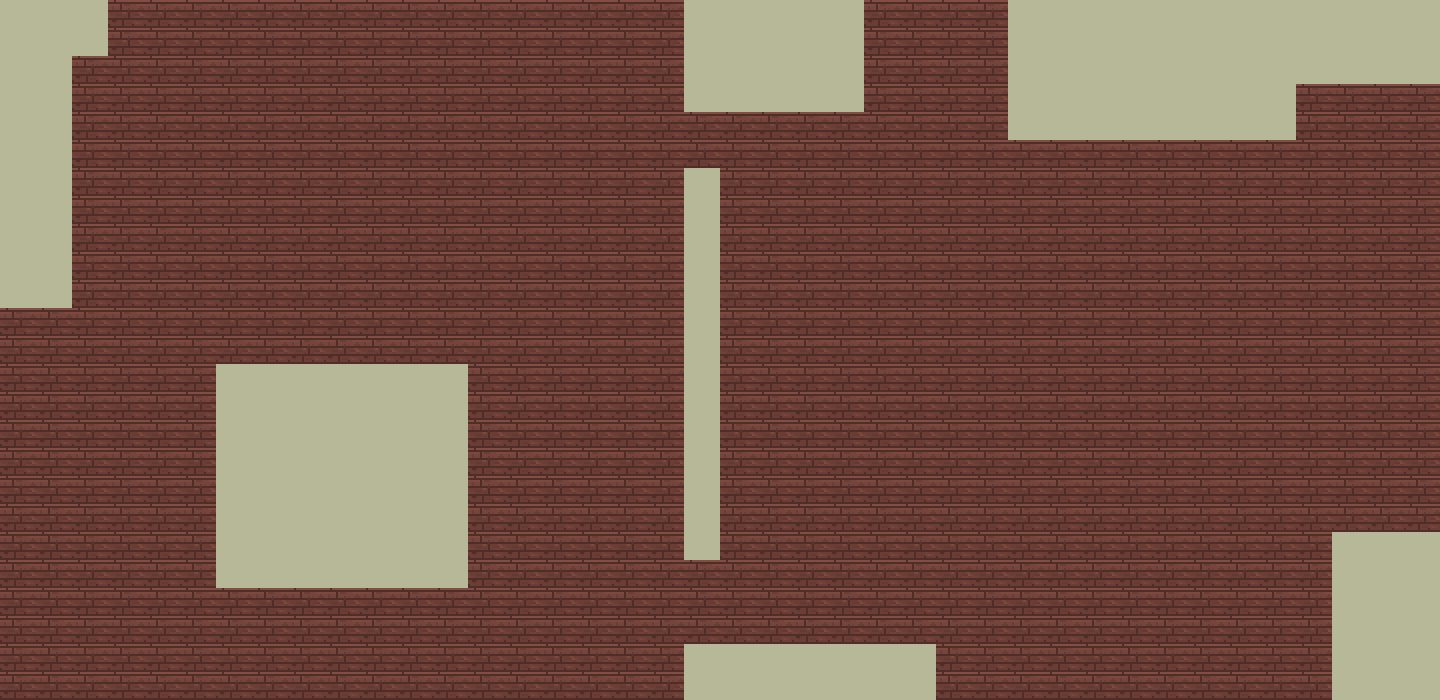

A 2D game scene composited from a Tiled map and its tileset images. What follows is a short description and the map's XML, with every tile layer's data as written:
An orthogonal 40x25 tile map with 36x28 px tiles, 1 tile layer (map), 1 hidden layer not drawn.

<map version="1.0" orientation="orthogonal" renderorder="right-down" width="40" height="25" tilewidth="36" tileheight="28" nextobjectid="1">
 <tileset firstgid="1" name="sprite_sheet_props" tilewidth="36" tileheight="28">
  <image source="../img/sprite_sheet_props.png" width="1800" height="1400" />
 </tileset>
 <layer name="map" width="40" height="25">
  <data encoding="csv">
1913,1913,1913,1658,1658,1658,1658,1658,1658,1658,1658,1658,1658,1658,1658,1658,1658,1658,1658,1913,1913,1913,1913,1913,1658,1658,1658,1658,1913,1913,1913,1913,1913,1913,1913,1913,1913,1913,1913,1913,
1913,1913,1913,1658,1658,1658,1658,1658,1658,1658,1658,1658,1658,1658,1658,1658,1658,1658,1658,1913,1913,1913,1913,1913,1658,1658,1658,1658,1913,1913,1913,1913,1913,1913,1913,1913,1913,1913,1913,1913,
1913,1913,1658,1658,1658,1658,1658,1658,1658,1658,1658,1658,1658,1658,1658,1658,1658,1658,1658,1913,1913,1913,1913,1913,1658,1658,1658,1658,1913,1913,1913,1913,1913,1913,1913,1913,1913,1913,1913,1913,
1913,1913,1658,1658,1658,1658,1658,1658,1658,1658,1658,1658,1658,1658,1658,1658,1658,1658,1658,1913,1913,1913,1913,1913,1658,1658,1658,1658,1913,1913,1913,1913,1913,1913,1913,1913,1658,1658,1658,1658,
1913,1913,1658,1658,1658,1658,1658,1658,1658,1658,1658,1658,1658,1658,1658,1658,1658,1658,1658,1658,1658,1658,1658,1658,1658,1658,1658,1658,1913,1913,1913,1913,1913,1913,1913,1913,1658,1658,1658,1658,
1913,1913,1658,1658,1658,1658,1658,1658,1658,1658,1658,1658,1658,1658,1658,1658,1658,1658,1658,1658,1658,1658,1658,1658,1658,1658,1658,1658,1658,1658,1658,1658,1658,1658,1658,1658,1658,1658,1658,1658,
1913,1913,1658,1658,1658,1658,1658,1658,1658,1658,1658,1658,1658,1658,1658,1658,1658,1658,1658,1913,1658,1658,1658,1658,1658,1658,1658,1658,1658,1658,1658,1658,1658,1658,1658,1658,1658,1658,1658,1658,
1913,1913,1658,1658,1658,1658,1658,1658,1658,1658,1658,1658,1658,1658,1658,1658,1658,1658,1658,1913,1658,1658,1658,1658,1658,1658,1658,1658,1658,1658,1658,1658,1658,1658,1658,1658,1658,1658,1658,1658,
1913,1913,1658,1658,1658,1658,1658,1658,1658,1658,1658,1658,1658,1658,1658,1658,1658,1658,1658,1913,1658,1658,1658,1658,1658,1658,1658,1658,1658,1658,1658,1658,1658,1658,1658,1658,1658,1658,1658,1658,
1913,1913,1658,1658,1658,1658,1658,1658,1658,1658,1658,1658,1658,1658,1658,1658,1658,1658,1658,1913,1658,1658,1658,1658,1658,1658,1658,1658,1658,1658,1658,1658,1658,1658,1658,1658,1658,1658,1658,1658,
1913,1913,1658,1658,1658,1658,1658,1658,1658,1658,1658,1658,1658,1658,1658,1658,1658,1658,1658,1913,1658,1658,1658,1658,1658,1658,1658,1658,1658,1658,1658,1658,1658,1658,1658,1658,1658,1658,1658,1658,
1658,1658,1658,1658,1658,1658,1658,1658,1658,1658,1658,1658,1658,1658,1658,1658,1658,1658,1658,1913,1658,1658,1658,1658,1658,1658,1658,1658,1658,1658,1658,1658,1658,1658,1658,1658,1658,1658,1658,1658,
1658,1658,1658,1658,1658,1658,1658,1658,1658,1658,1658,1658,1658,1658,1658,1658,1658,1658,1658,1913,1658,1658,1658,1658,1658,1658,1658,1658,1658,1658,1658,1658,1658,1658,1658,1658,1658,1658,1658,1658,
1658,1658,1658,1658,1658,1658,1913,1913,1913,1913,1913,1913,1913,1658,1658,1658,1658,1658,1658,1913,1658,1658,1658,1658,1658,1658,1658,1658,1658,1658,1658,1658,1658,1658,1658,1658,1658,1658,1658,1658,
1658,1658,1658,1658,1658,1658,1913,1913,1913,1913,1913,1913,1913,1658,1658,1658,1658,1658,1658,1913,1658,1658,1658,1658,1658,1658,1658,1658,1658,1658,1658,1658,1658,1658,1658,1658,1658,1658,1658,1658,
1658,1658,1658,1658,1658,1658,1913,1913,1913,1913,1913,1913,1913,1658,1658,1658,1658,1658,1658,1913,1658,1658,1658,1658,1658,1658,1658,1658,1658,1658,1658,1658,1658,1658,1658,1658,1658,1658,1658,1658,
1658,1658,1658,1658,1658,1658,1913,1913,1913,1913,1913,1913,1913,1658,1658,1658,1658,1658,1658,1913,1658,1658,1658,1658,1658,1658,1658,1658,1658,1658,1658,1658,1658,1658,1658,1658,1658,1658,1658,1658,
1658,1658,1658,1658,1658,1658,1913,1913,1913,1913,1913,1913,1913,1658,1658,1658,1658,1658,1658,1913,1658,1658,1658,1658,1658,1658,1658,1658,1658,1658,1658,1658,1658,1658,1658,1658,1658,1658,1658,1658,
1658,1658,1658,1658,1658,1658,1913,1913,1913,1913,1913,1913,1913,1658,1658,1658,1658,1658,1658,1913,1658,1658,1658,1658,1658,1658,1658,1658,1658,1658,1658,1658,1658,1658,1658,1658,1658,1658,1658,1658,
1658,1658,1658,1658,1658,1658,1913,1913,1913,1913,1913,1913,1913,1658,1658,1658,1658,1658,1658,1913,1658,1658,1658,1658,1658,1658,1658,1658,1658,1658,1658,1658,1658,1658,1658,1658,1658,1913,1913,1913,
1658,1658,1658,1658,1658,1658,1913,1913,1913,1913,1913,1913,1913,1658,1658,1658,1658,1658,1658,1658,1658,1658,1658,1658,1658,1658,1658,1658,1658,1658,1658,1658,1658,1658,1658,1658,1658,1913,1913,1913,
1658,1658,1658,1658,1658,1658,1658,1658,1658,1658,1658,1658,1658,1658,1658,1658,1658,1658,1658,1658,1658,1658,1658,1658,1658,1658,1658,1658,1658,1658,1658,1658,1658,1658,1658,1658,1658,1913,1913,1913,
1658,1658,1658,1658,1658,1658,1658,1658,1658,1658,1658,1658,1658,1658,1658,1658,1658,1658,1658,1658,1658,1658,1658,1658,1658,1658,1658,1658,1658,1658,1658,1658,1658,1658,1658,1658,1658,1913,1913,1913,
1658,1658,1658,1658,1658,1658,1658,1658,1658,1658,1658,1658,1658,1658,1658,1658,1658,1658,1658,1913,1913,1913,1913,1913,1913,1913,1658,1658,1658,1658,1658,1658,1658,1658,1658,1658,1658,1913,1913,1913,
1658,1658,1658,1658,1658,1658,1658,1658,1658,1658,1658,1658,1658,1658,1658,1658,1658,1658,1658,1913,1913,1913,1913,1913,1913,1913,1658,1658,1658,1658,1658,1658,1658,1658,1658,1658,1658,1913,1913,1913
</data>
 </layer>
 <layer name="walkable" width="40" height="25" visible="0">
  <data encoding="csv">
1,1,1,0,0,0,0,0,0,0,0,0,0,0,0,0,0,0,0,1,1,1,1,1,0,0,0,0,1,1,1,1,1,1,1,1,1,1,1,1,
1,1,1,0,0,0,0,0,0,0,0,0,0,0,0,0,0,0,0,1,1,1,1,1,0,0,0,0,1,1,1,1,1,1,1,1,1,1,1,1,
1,1,0,0,0,0,0,0,0,0,0,0,0,0,0,0,0,0,0,1,1,1,1,1,0,0,0,0,1,1,1,1,1,1,1,1,1,1,1,1,
1,1,0,0,0,0,0,0,0,0,0,0,0,0,0,0,0,0,0,1,1,1,1,1,0,0,0,0,1,1,1,1,1,1,1,1,0,0,0,0,
1,1,0,0,0,0,0,0,0,0,0,0,0,0,0,0,0,0,0,0,0,0,0,0,0,0,0,0,1,1,1,1,1,1,1,1,0,0,0,0,
1,1,0,0,0,0,0,0,0,0,0,0,0,0,0,0,0,0,0,0,0,0,0,0,0,0,0,0,0,0,0,0,0,0,0,0,0,0,0,0,
1,1,0,0,0,0,0,0,0,0,0,0,0,0,0,0,0,0,0,1,0,0,0,0,0,0,0,0,0,0,0,0,0,0,0,0,0,0,0,0,
1,1,0,0,0,0,0,0,0,0,0,0,0,0,0,0,0,0,0,1,0,0,0,0,0,0,0,0,0,0,0,0,0,0,0,0,0,0,0,0,
1,1,0,0,0,0,0,0,0,0,0,0,0,0,0,0,0,0,0,1,0,0,0,0,0,0,0,0,0,0,0,0,0,0,0,0,0,0,0,0,
1,1,0,0,0,0,0,0,0,0,0,0,0,0,0,0,0,0,0,1,0,0,0,0,0,0,0,0,0,0,0,0,0,0,0,0,0,0,0,0,
1,1,0,0,0,0,0,0,0,0,0,0,0,0,0,0,0,0,0,1,0,0,0,0,0,0,0,0,0,0,0,0,0,0,0,0,0,0,0,0,
0,0,0,0,0,0,0,0,0,0,0,0,0,0,0,0,0,0,0,1,0,0,0,0,0,0,0,0,0,0,0,0,0,0,0,0,0,0,0,0,
0,0,0,0,0,0,0,0,0,0,0,0,0,0,0,0,0,0,0,1,0,0,0,0,0,0,0,0,0,0,0,0,0,0,0,0,0,0,0,0,
0,0,0,0,0,0,1,1,1,1,1,1,1,0,0,0,0,0,0,1,0,0,0,0,0,0,0,0,0,0,0,0,0,0,0,0,0,0,0,0,
0,0,0,0,0,0,1,1,1,1,1,1,1,0,0,0,0,0,0,1,0,0,0,0,0,0,0,0,0,0,0,0,0,0,0,0,0,0,0,0,
0,0,0,0,0,0,1,1,1,1,1,1,1,0,0,0,0,0,0,1,0,0,0,0,0,0,0,0,0,0,0,0,0,0,0,0,0,0,0,0,
0,0,0,0,0,0,1,1,1,1,1,1,1,0,0,0,0,0,0,1,0,0,0,0,0,0,0,0,0,0,0,0,0,0,0,0,0,0,0,0,
0,0,0,0,0,0,1,1,1,1,1,1,1,0,0,0,0,0,0,1,0,0,0,0,0,0,0,0,0,0,0,0,0,0,0,0,0,0,0,0,
0,0,0,0,0,0,1,1,1,1,1,1,1,0,0,0,0,0,0,1,0,0,0,0,0,0,0,0,0,0,0,0,0,0,0,0,0,0,0,0,
0,0,0,0,0,0,1,1,1,1,1,1,1,0,0,0,0,0,0,1,0,0,0,0,0,0,0,0,0,0,0,0,0,0,0,0,0,1,1,1,
0,0,0,0,0,0,1,1,1,1,1,1,1,0,0,0,0,0,0,0,0,0,0,0,0,0,0,0,0,0,0,0,0,0,0,0,0,1,1,1,
0,0,0,0,0,0,0,0,0,0,0,0,0,0,0,0,0,0,0,0,0,0,0,0,0,0,0,0,0,0,0,0,0,0,0,0,0,1,1,1,
0,0,0,0,0,0,0,0,0,0,0,0,0,0,0,0,0,0,0,0,0,0,0,0,0,0,0,0,0,0,0,0,0,0,0,0,0,1,1,1,
0,0,0,0,0,0,0,0,0,0,0,0,0,0,0,0,0,0,0,1,1,1,1,1,1,1,0,0,0,0,0,0,0,0,0,0,0,1,1,1,
0,0,0,0,0,0,0,0,0,0,0,0,0,0,0,0,0,0,0,1,1,1,1,1,1,1,0,0,0,0,0,0,0,0,0,0,0,1,1,1
</data>
 </layer>
</map>
